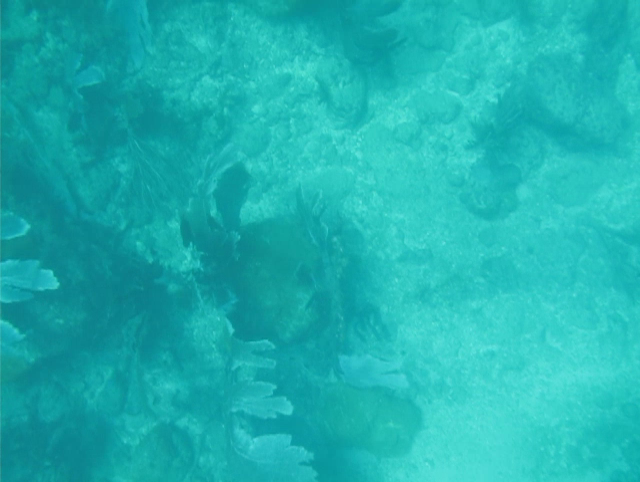
#> input picture Images Dataset/MVI_0234_Cap1.png, 640 x 482 px, found by its file name
$ python ColorER_SimpleColorBalanceV.py   (Python 2 division)
#> lines starting #> are read from the running program, lines starting #| are printed output that depends on the picture; after the words box and inside, x2 and y2 are one past the last pixel; in counts of white or black regions, pixels touching at a corner belong together
#> further down, imgOriginal is the input picture: shape (482, 640, 3); mean B, G, R 175.6, 177.2, 30.7
#> `img_hsv = cv2.cvtColor(imgOriginal, cv2.COLOR_BGR2HSV)`: img_hsv: shape (482, 640, 3); mean H, S, V 89.7, 213.7, 178.9
#!/usr/bin/env python
'''
Modulo 2 Toolbox
Color Restoration with Simplest Color Balance
Tesis Underwater Image Pre-processing
Armando Longart 10-10844
ajzlongart@gmail.com

Descripcion: Modulo implementado para mejorar el color de las imagenes
subacuaticas. Se basa en estirar el histograma (histogram stretching)
de la imagen haciendo que los colores de la imagen de salida este
mejorada. Se uso el modelo de color HSV para el algoritmo. La diferencia
de este modulo con el SimpleColorBalance en HSV es que este solo lo hace
para el canal V (value) debido a que este indica cuan brillante es o no
una imagen. Los otros dos canales H (Hue) y S (Saturation) generan cambios
sustanciales en la imagen de salida adulterando el color y agregando blancos
respectivamente alterando los resultados.

Modulo implementado en Python

Variacion del Simple Color Balance (en RGB) de DavidYKay: https://gist.github.com/DavidYKay/9dad6c4ab0d8d7dbf3dc
'''
# Python 2/3 compatibility
import cv2
import math
import numpy as np
import sys
from matplotlib import pyplot as plt
from matplotlib import colors

#-----Funciones a Implementar-----------------------------------------------------
def apply_mask(matrix, mask, fill_value):
	'''
	Funcion encargada de "crear" la matriz de valores enmascarados. Estos valores son
	determinados a partir de los valores altos y bajos del la funcion apply_threshold
	(low_mask, high-mask como mask y de low_value, high_value como fill_value).

	El orden de ejecucion es Hue, Saturation, Value
	'''
	masked = np.ma.array(matrix,mask=mask,fill_value=fill_value)
	cv2.imshow("Masked", masked)
	cv2.imshow("MaskFill", masked.filled())
	cv2.imshow("MaskedFill", masked.filled([0]))
	return masked.filled()


def apply_threshold(matrix, low_value, high_value):
	'''
	Esta funcion se encarga de crear una matriz booleana cuyos valores (True, False)
	dependeran de que los valores HSV de la imagen original sean mayores o menores que
	los valores umbrales maximos o minimos obtenidos en la funcion sColorBalance.

	El orden de ejecucion es Hue, Saturation, Value
	'''
	low_mask = matrix<low_value
	matrix = apply_mask(matrix,low_mask,low_value)
	cv2.imshow("MatrixL", matrix)

	high_mask = matrix>high_value
	matrix = apply_mask(matrix,high_mask,high_value)
	cv2.imshow("MatrixH", matrix)

	return matrix


def sColorBalance(img_hsv, porcentaje):
	'''
	Funcion encarganda de:
	Separar los canales HSV de la imagen (split)
	Ordenar los valores de pixeles y seleccionar los "cuantiles" de la matriz ordenada
	Obtener los valores max y min de la matriz ordenanda para el canal V (a partir
		del porcentaje de saturacion)
	Saturar la imagen para los valores max y min de cada canal

	Todo esto con el fin de que los colores de la imagen recuperada ocupen el mayor rango posible
	[0,255] aplicando una transformacion solo al canal V
	'''
#> called with porcentaje = 1
	assert img_hsv.shape[2] == 3
	assert porcentaje > 0 and porcentaje < 100

	mitad_porcentaje = porcentaje/200.0
	hueOri,satOri,valOri = cv2.split(img_hsv)		#Separa los canales en HSV
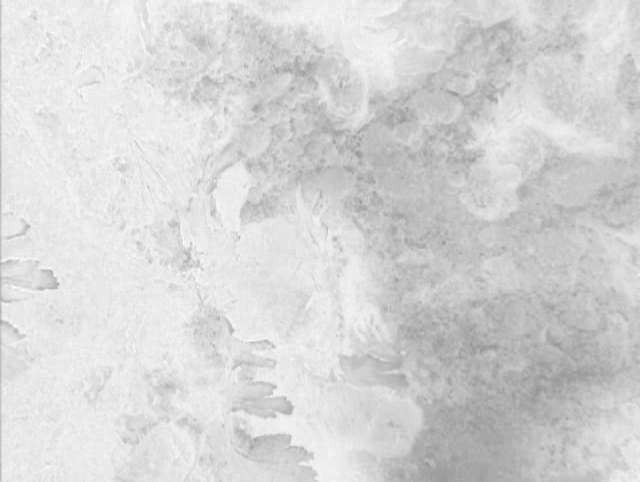
#> satOri: shape (482, 640); min 144, max 255, mean 213.7
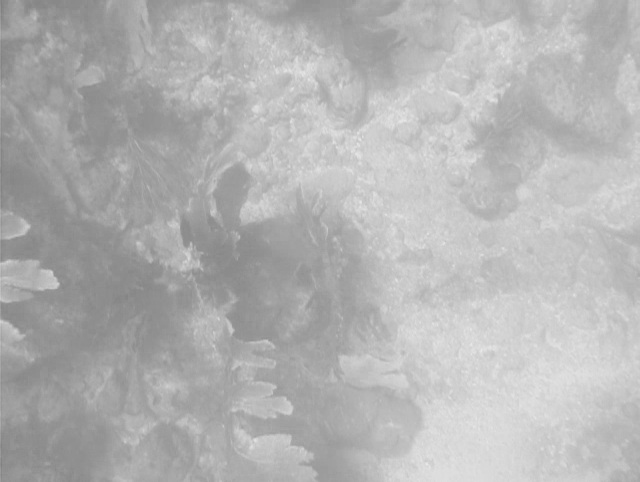
#> valOri: shape (482, 640); min 127, max 233, mean 178.9
	filas,columnas,canales = img_hsv.shape
#> filas = 482; columnas = 640; canales = 3

	cv2.imshow("h", hueOri)
	cv2.imshow("s", satOri)
	cv2.imshow("v", valOri)

	salida_canales = []
	canal = valOri

	assert len(canal.shape) == 2
	print canal
#> (printed output is left out)
	# find the low and high precentile values (based on the input percentile)
	filas,columnas = canal.shape
	vec_tam = columnas*filas
#> vec_tam = 308480
	flat = canal.reshape(vec_tam)

	assert len(flat.shape) == 1

	flat = np.sort(flat)

	n_cols = flat.shape[0]
#> n_cols = 308480

	#Seleccion de los valores minimos y maximos de cada canal HSV de la imagen. Seria el stretching
	bajo_val  = flat[math.floor(n_cols*mitad_porcentaje)]		#Calcula el valor bajo del arreglo ordenado de la matriz (img) de entrada para cada canal
#> bajo_val = 138
	alto_val = flat[math.ceil(n_cols*(1-mitad_porcentaje))]		#Calcula el valor alto del arreglo ordenado de la matriz (img) de entrada para cada canal 			Alternativa: alto_val = flat[math.ceil(n_cols*(1-mitad_porcentaje)-1)]
#> alto_val = 221

	#Los valores alto y bajo para cada canal HSV. El orden de impresion es Hue, Saturation, Value
	print "Lowval: ", alto_val
#| Lowval:  221
	print "Highval: ", bajo_val
#| Highval:  138

	# saturate below the low percentile and above the high percentile
	thresholded = apply_threshold(canal,bajo_val,alto_val)
#> in apply_threshold, `low_mask = matrix<low_value`:
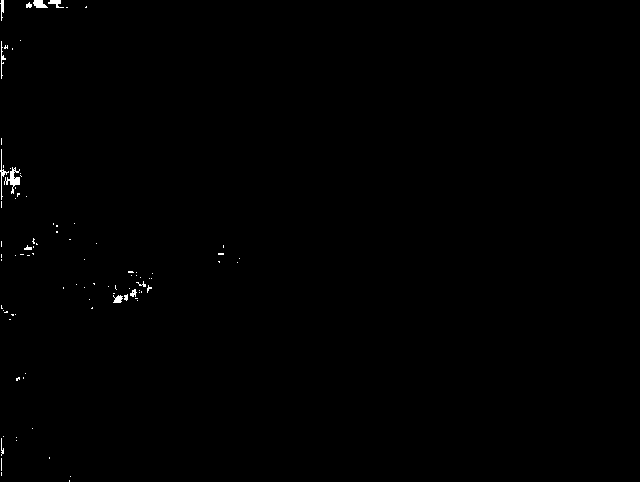
#> low_mask: shape (482, 640) bool; 0.31% white; 92 white regions (79 under 20 px), largest, box (x1, y1, x2, y2) and area: (4, 167, 20, 194) 165, (33, 0, 48, 8) 84, (0, 149, 9, 200) 79
#> in apply_threshold, `high_mask = matrix>high_value`: high_mask: shape (482, 640) bool; 0.31% white in thin lines or dots, all inside (x1, y1, x2, y2) = (255, 28, 597, 482)
	# scale the canal
	normalized = cv2.normalize(thresholded,thresholded.copy(), 0, 255, cv2.NORM_MINMAX)
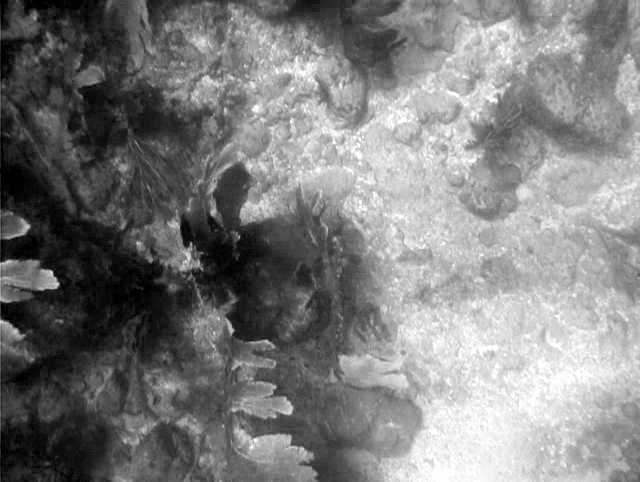
#> normalized: shape (482, 640); min 0, max 255, mean 125.5
	print normalized
#> (printed output is left out)
	cv2.imshow("Madfe", normalized)
	salida_canales.append(normalized)
	img_merge = cv2.merge((hueOri,satOri,normalized))
#> img_merge: shape (482, 640, 3); mean H, S, V 89.7, 213.7, 125.5

	return img_merge


if __name__ == '__main__':
	imgOriginal = cv2.imread('MVI_0234_Cap1.png')
	img_hsv = cv2.cvtColor(imgOriginal, cv2.COLOR_BGR2HSV) 		#Conversion de HSV de la imagen original RGB

	#-----Llamado a Funcion----------------------------------------------------
	imgRecuperada = sColorBalance(img_hsv, 1)	#Porcentaje de umbral inferior y superior respecto al histograma de entrada. Este porcentaje puede ser distinto para c/limite del histograma
	imgRecuperadaRGB = cv2.cvtColor(imgRecuperada,cv2.COLOR_HSV2BGR)	#Conversion del canal V de la imagen recuperada a RGB
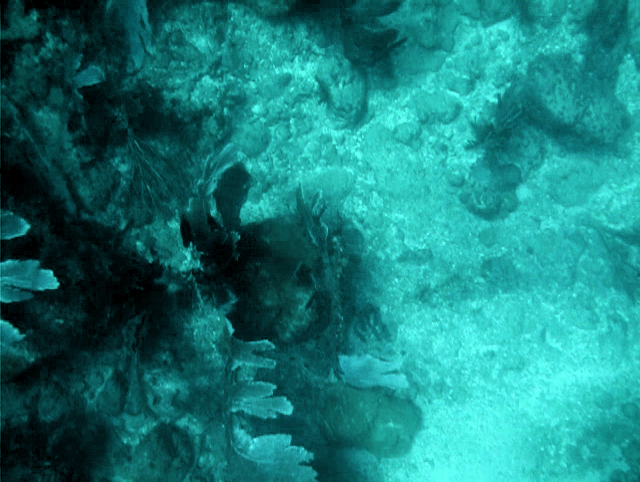
#> imgRecuperadaRGB: shape (482, 640, 3); mean B, G, R 122.3, 124.6, 25

	#-----Resultados----------------------------------------------------
	cv2.imshow("imgOriginal", imgOriginal)
	cv2.imshow("imgRecuperadaHSV", imgRecuperada)
	cv2.imshow("imgRecuperada", imgRecuperadaRGB)

	#-----Guardado de la imagen Recuperada-------------------------------------------
	cv2.imwrite('imagenRecuperadaCR_V_RGB.jpg',imgRecuperadaRGB)

	#-----Calculo de Histograma----------------------------------------------------
	'''
	Se calcula el histograma de la imagen Original en HSV para conocer el rango para aplicar
	el algoritmo
	'''
	hue,sat,val = cv2.split(img_hsv)

	plt.subplot(311)                             #plot in the first cell
	plt.subplots_adjust(hspace=.5)
	plt.title("Hue Original")
	plt.ylabel('Numero de Pixeles')
	plt.hist(np.ndarray.flatten(hue), bins=128)
	plt.xlim([0,180])

	plt.subplot(312)                             #plot in the second cell
	plt.title("Saturation Original")
	plt.ylabel('Numero de Pixeles')
	plt.hist(np.ndarray.flatten(sat), bins=128)
	plt.xlim([0,256])

	plt.subplot(313)                             #plot in the third cell
	plt.title("Luminosity Value Original")
	plt.ylabel('Numero de Pixeles')
	plt.hist(np.ndarray.flatten(val), bins=128)
	plt.xlim([0,256])

	plt.show()
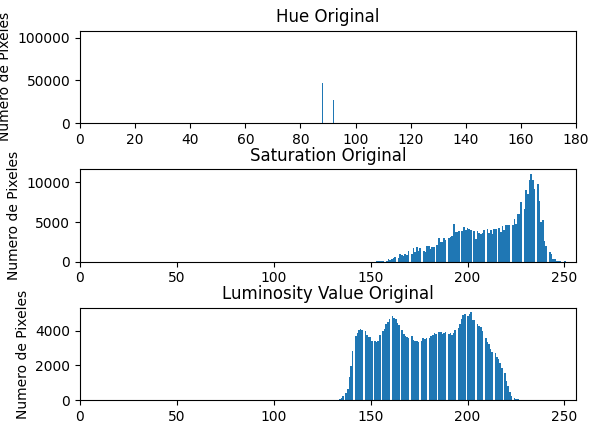
#> figure drawn by matplotlib, 3 panels; panel 1: tallest bar 103204 high, from x = 88.95 to 89.01; panel 2: tallest bar 11117 high, from x = 232.5 to 233.3; panel 3: tallest bar 5068 high, from x = 201.5 to 202.4

	'''
	Aqui se calcula el histograma de la imagen Original y la Recuperada en RGB
	'''
	color = ('b','g','r')
	for i, col in enumerate(color):
	   histcolorOriginal =  cv2.calcHist([imgOriginal],[i],None,[256],[0,256])
	   histcolorRecuperadaRGB =  cv2.calcHist([imgRecuperadaRGB],[i],None,[256],[0,256])

	   plt.subplot(211), plt.plot(histcolorOriginal,color=col)
	   plt.title('Histograma Original')
	   plt.ylabel('Numero de Pixeles')
	   plt.xlim([0,256])

	   plt.subplot(212), plt.plot(histcolorRecuperadaRGB,color=col)
	   plt.title('Histograma Recuperada')
	   plt.ylabel('Numero de Pixeles')
	   plt.xlabel('Bins')
	   plt.xlim([0,256])

	plt.show()
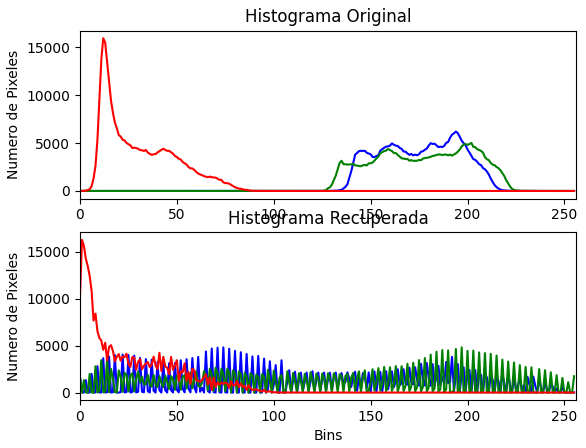
#> figure drawn by matplotlib, 2 panels; panel 1: curve peaks at x = 194, y = 6202; panel 1: curve peaks at x = 202, y = 5017; panel 1: curve peaks at x = 12, y = 15944; panel 2: curve peaks at x = 74, y = 4805


	cv2.waitKey(0)
	cv2.destroyAllWindows()

$ run again, with Images Dataset/MVI_0233_Cap1.png copied over Images Dataset/MVI_0234_Cap1.png
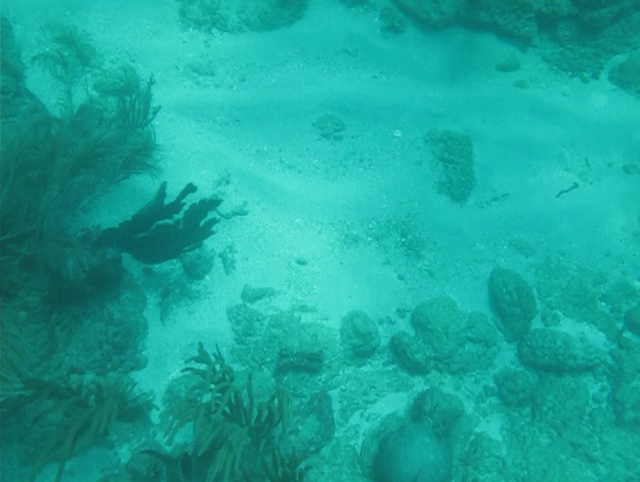
#> input picture Images Dataset/MVI_0233_Cap1.png, 640 x 482 px, found by its file name
#> imgOriginal is the input picture: shape (482, 640, 3); mean B, G, R 153.3, 164.5, 26.6
#> img_hsv: shape (482, 640, 3); mean H, S, V 87.5, 216.2, 164.5
#> (printed output is left out)
#> bajo_val = 83
#> alto_val = 224
#| Lowval:  224
#| Highval:  83
#> in apply_threshold, `low_mask = matrix<low_value`:
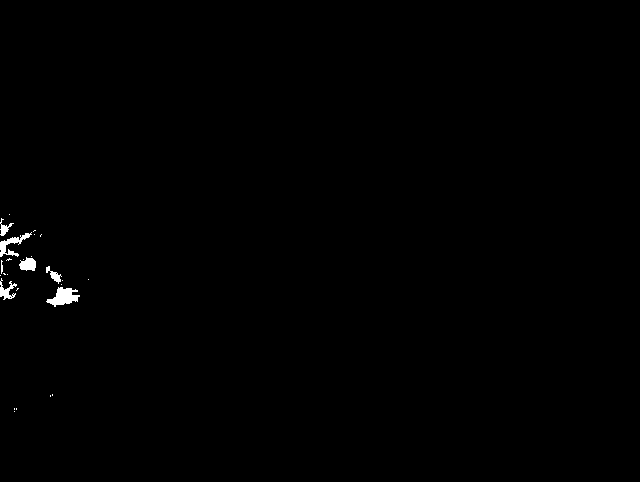
#> low_mask: shape (482, 640) bool; 0.39% white; 26 white regions (19 under 20 px), largest, box (x1, y1, x2, y2) and area: (46, 287, 80, 307) 367, (0, 232, 32, 257) 258, (19, 257, 36, 271) 172
#> high_mask: shape (482, 640) bool; 0.44% white in thin lines or dots, all inside (x1, y1, x2, y2) = (157, 29, 400, 375)
#> (printed output is left out)
#> img_merge: shape (482, 640, 3); mean H, S, V 87.5, 216.2, 147.3
#> `plt.show()`:
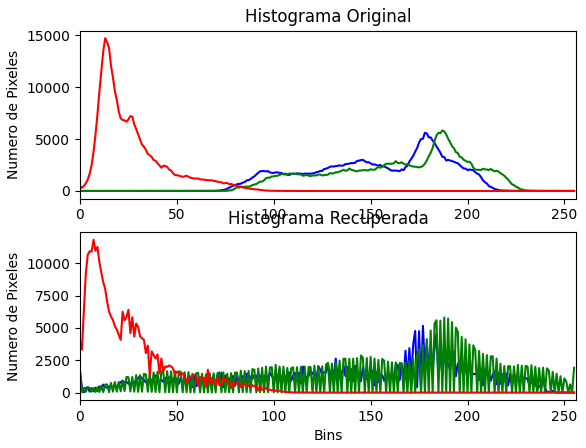
#> figure drawn by matplotlib, 2 panels; panel 1: curve peaks at x = 178, y = 5598; panel 1: curve peaks at x = 187, y = 5816; panel 1: curve peaks at x = 13, y = 14698; panel 2: curve peaks at x = 177, y = 5167

$ run again, with Images Dataset/MVI_0247_Cap2.png copied over Images Dataset/MVI_0234_Cap1.png
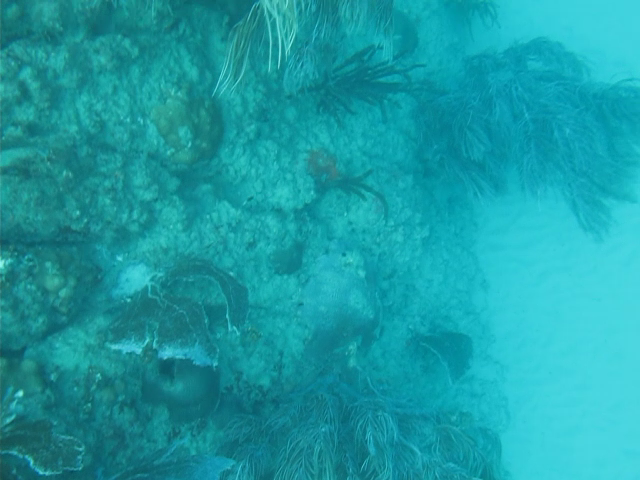
#> input picture Images Dataset/MVI_0247_Cap2.png, 640 x 480 px, found by its file name
#> imgOriginal is the input picture: shape (480, 640, 3); mean B, G, R 164.4, 156.2, 25.8
#> img_hsv: shape (480, 640, 3); mean H, S, V 91.7, 216.7, 164.8
#> (printed output is left out)
#> bajo_val = 101
#> alto_val = 224
#| Lowval:  224
#| Highval:  101
#> in apply_threshold, `low_mask = matrix<low_value`:
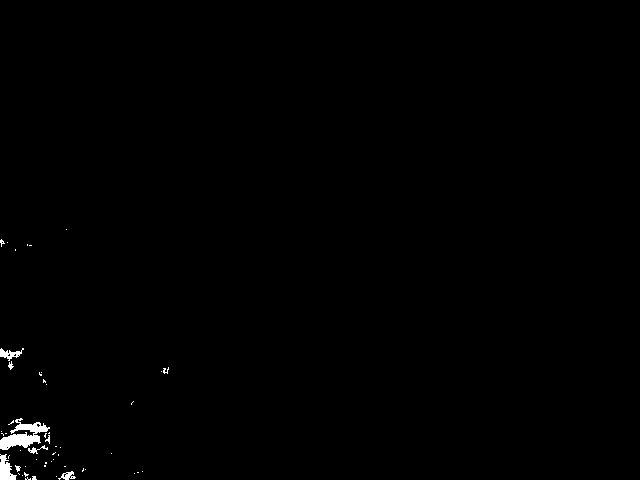
#> low_mask: shape (480, 640) bool; 0.49% white; 52 white regions (43 under 20 px), largest, box (x1, y1, x2, y2) and area: (0, 418, 50, 450) 706, (0, 454, 17, 480) 259, (0, 348, 24, 361) 140
#> high_mask: shape (480, 640) bool; 0.45% white; 100 white regions (82 under 20 px), largest, box (x1, y1, x2, y2) and area: (603, 380, 624, 405) 217, (624, 286, 640, 304) 152, (588, 436, 608, 444) 96
#> (printed output is left out)
#> img_merge: shape (480, 640, 3); mean H, S, V 91.7, 216.7, 132.3
#> `plt.show()`:
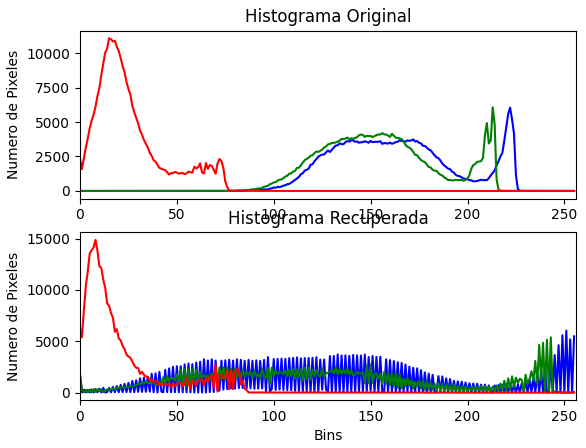
#> figure drawn by matplotlib, 2 panels; panel 1: curve peaks at x = 222, y = 6038; panel 1: curve peaks at x = 213, y = 6064; panel 1: curve peaks at x = 15, y = 11075; panel 2: curve peaks at x = 251, y = 6040

$ run again, with Images Dataset/MVI_0596_LionFishHunting_Cap1.png copied over Images Dataset/MVI_0234_Cap1.png
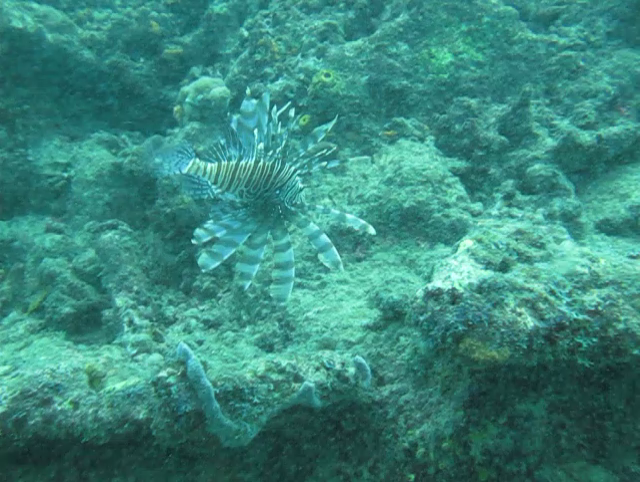
#> input picture Images Dataset/MVI_0596_LionFishHunting_Cap1.png, 640 x 482 px, found by its file name
#> imgOriginal is the input picture: shape (482, 640, 3); mean B, G, R 124.5, 135.1, 58
#> img_hsv: shape (482, 640, 3); mean H, S, V 86, 149.1, 135.3
#> (printed output is left out)
#> bajo_val = 52
#> alto_val = 243
#| Lowval:  243
#| Highval:  52
#> low_mask: shape (482, 640) bool; 0.46% white; 147 white regions (137 under 20 px), largest, box (x1, y1, x2, y2) and area: (10, 443, 61, 466) 448, (605, 366, 622, 379) 91, (596, 382, 610, 392) 78
#> high_mask: shape (482, 640) bool; 0.47% white in thin lines or dots, all inside (x1, y1, x2, y2) = (0, 81, 640, 388)
#> (printed output is left out)
#> img_merge: shape (482, 640, 3); mean H, S, V 86, 149.1, 111.1
#> `plt.show()`:
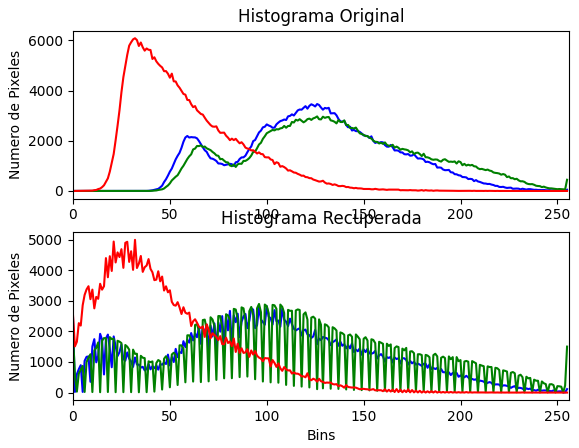
#> figure drawn by matplotlib, 2 panels; panel 1: curve peaks at x = 126, y = 3461; panel 1: curve peaks at x = 126, y = 2968; panel 1: curve peaks at x = 32, y = 6081; panel 2: curve peaks at x = 100, y = 2820
